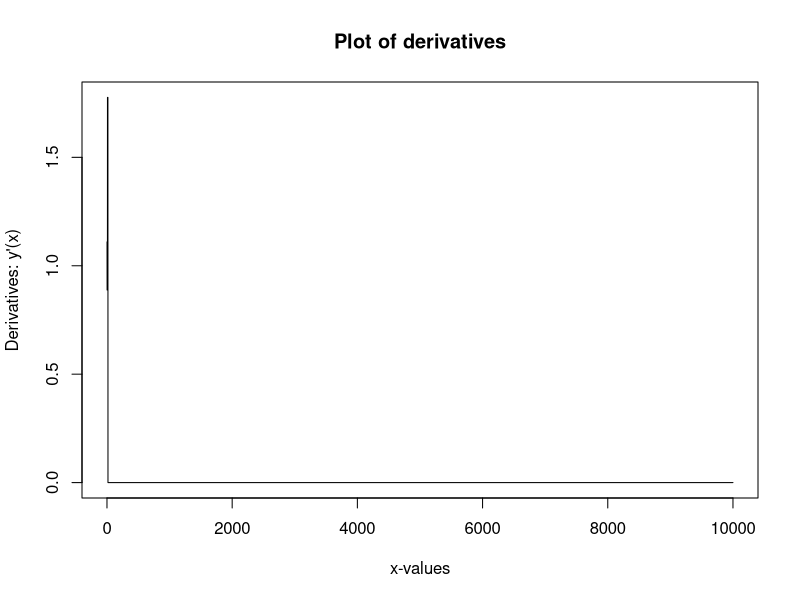
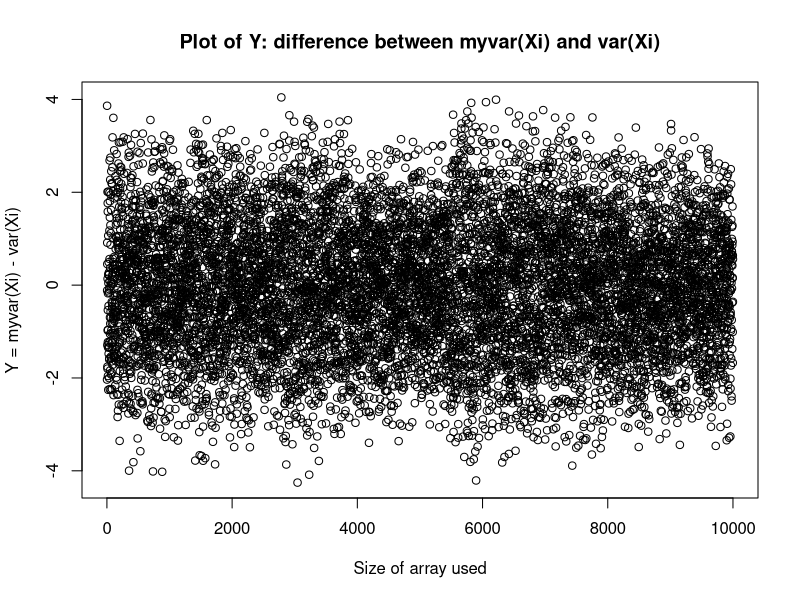
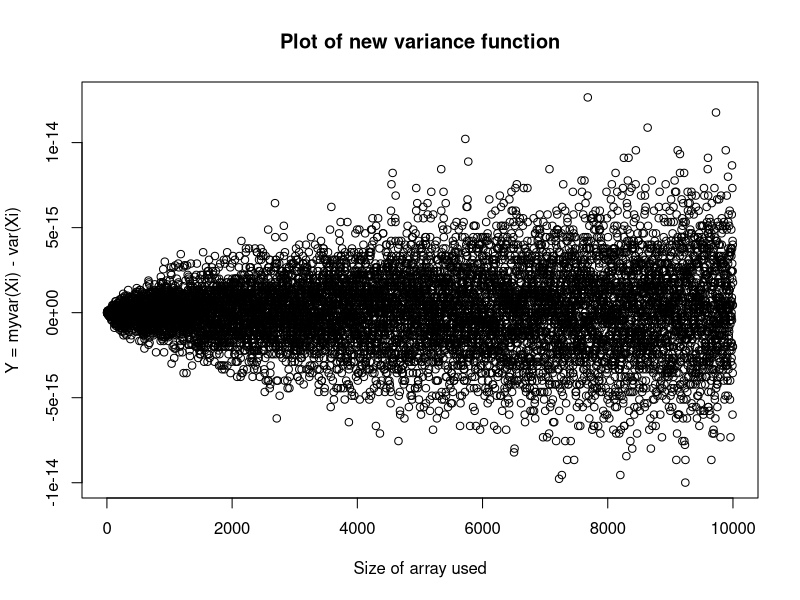
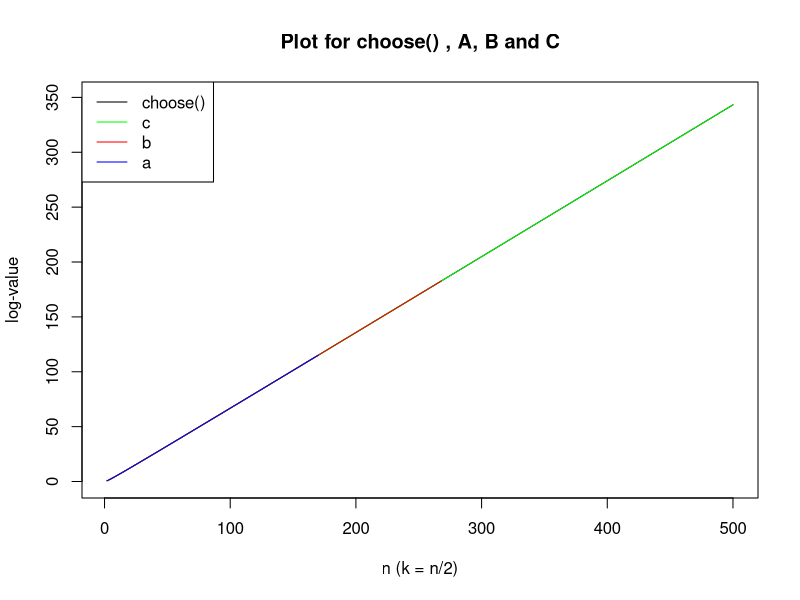

The R source for these figures, in order:
## ---- chunk 1
knitr::opts_chunk$set(echo = TRUE, warning=FALSE, message=FALSE)
# Include packages here


## ---- chunk 2
x1<- 1/3
x2<- 1/4

# First expression
if ( x1-x2 == 1/12 ) {
print ("Subtraction is correct")
} else {
print ("Subtraction is wrong")
}

# Second expression
x1 <- 1
x2 <- 1/2
if ( x1-x2 == 1/2 ) {
print ("Subtraction is correct")
} else {
print ("Subtraction is wrong")
}
## ---- chunk 3
options(digits=20)
1/3-1/4
1/12

x1<- 1/3
x2<- 1/4

# First expression again
if ( all.equal(x1-x2,1/12) ) {
print ("Subtraction is correct")
} else {
print ("Subtraction is wrong")
}
## ---- chunk 4
derivative = function(x, func, epsilon){
  return((func(x+epsilon)-func(x))/epsilon)
}
f = function(x){
  return(x)
}

epsilon = 10^-15

# Evaluating derivative
ders = c()
for (i in 1:10000){
  temp = derivative(i, f, epsilon)
  ders = c(ders, temp)
}

plot(x=1:10000, y=ders, type = 'l', main="Plot of derivatives", xlab="x-values", ylab="Derivatives: y'(x)")
## ---- chunk 5
(10+epsilon)-10
(15+epsilon)-15
(20+epsilon)-20
## ---- chunk 6
# Variance function
myvar = function(x){
  n = length(x)
  ave = sum(x)/n
  temp = sum(x^2-ave^2)
  return(temp/(n-1))
}
# Generating numbers
xx = rnorm(n=10000, mean=10^8, sd=sqrt(1))

y = c()
normvar = c()
for (i in 2:10000){
  my_var = myvar(xx[1:i])
  vardif = my_var - var(xx[1:i])
  y = c(y, vardif)
  normvar = c(normvar, var(xx[1:i]))
}
# Plottning the results 
plot(x=2:10000, y=y, main="Plot of Y: difference between myvar(Xi) and var(Xi)", xlab = "Size of array used", ylab = "Y = myvar(Xi) - var(Xi)")
## ---- chunk 7
# Making a new var-function
myvar_new = function(x){
  mean = mean(x)
  n = length(x)
  var = 0
  for (i in 1:n){
    var = var + ((x[i]-mean)^2)/(n-1)
  }
  return(var)
}
# Generating numbers
xx = rnorm(n=10000, mean=10^8, sd=sqrt(1))

y = c()
normvar = c()
for (i in 2:10000){
  my_var = myvar_new(xx[1:i])
  vardif = my_var - var(xx[1:i])
  y = c(y, vardif)
}
# Plottning the results 
plot(x=2:10000, y=y, main="Plot of new variance function", xlab = "Size of array used", ylab = "Y = myvar(Xi) - var(Xi)")
## ---- chunk 8
# Writing all the functions
aa = function(n, k){
  return(prod(1:n) / (prod(1:k) * prod(1:(n-k))))
}
bb = function(n, k){
  return(prod((k+1):n) / (prod(1:(n-k))))
}
cc = function(n, k){
  return(prod(((k+1):n) / (1:(n-k))))
}
## ---- chunk 9
# Playing around with large values for n and k first

a = c()
b = c()
c = c()
choose = c()
for (n in 2:500){
  k = floor(n/2)
  #k = n - 15
  a = c(a, aa(n, k))
  b = c(b, bb(n, k))
  c = c(c, cc(n, k))
  choose = c(choose, choose(n, k))
}
#log
a = log(a)
b = log(b)
c = log (c)
choose = log(choose)

plot(x=2:500, y=choose, main="Plot for choose() , A, B and C", col="black", type='l', ylim=c(-1, 350), xlab = "n (k = n/2)", ylab = "log-value")
lines(x=2:500, y=c, col="green", type='l')
lines(x=2:500, y=b, col="red", type='l')
lines(x=2:500, y=a, col="blue", type='l')
legend("topleft", legend=c("choose()", "c", "b", "a"), lwd=c(1,1,1,1),col=c("black", "green", "red", "blue"))
